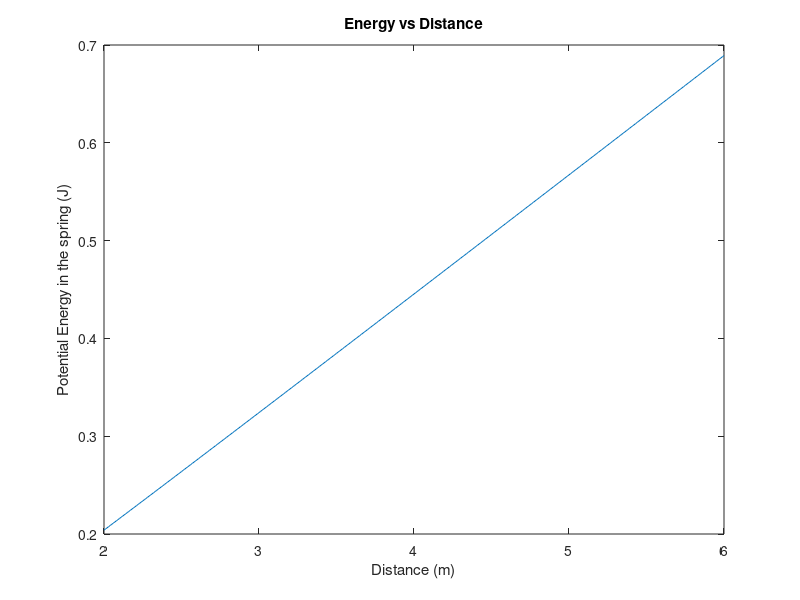
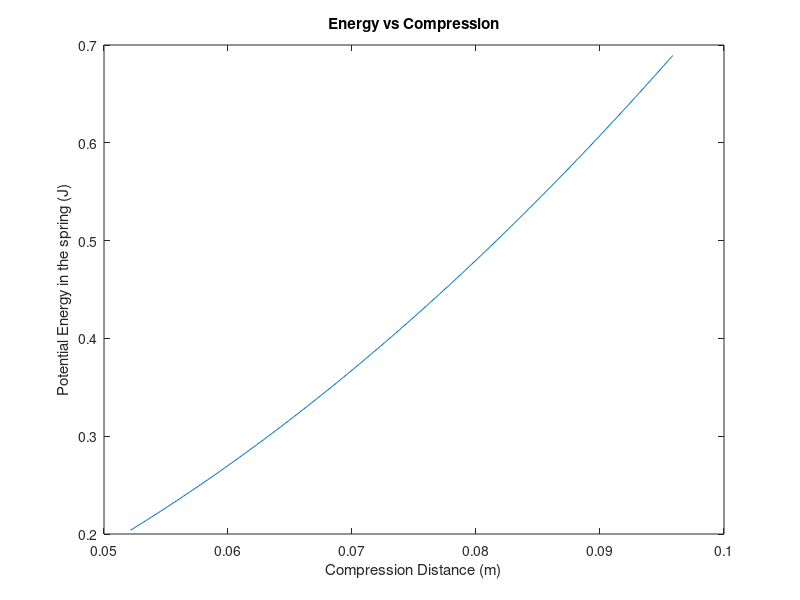
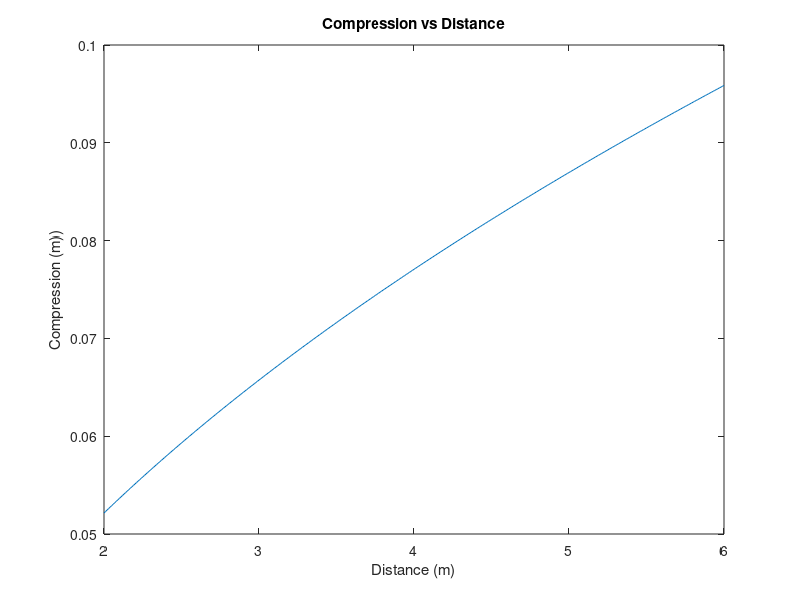

The MATLAB script that drew these images, in order:
clc
clear
close all 
%for all values of d
%independent:x 
%dependant:V
h=0.405;
Cd=0.47;
A=pi*0.02^2;
rho=1.225;
d=(2:0.01:6);
alpha=(pi/4);
V=sqrt((-4.905*d.^2)./(((-h)-(d*tan(alpha)))*(cos(alpha))^2));
y=0.405+V*sin(alpha)*(d/(V*cos(alpha)))-4.905*(d/(V*cos(alpha)).^2);
Fd=Cd*A*rho*V.^2;  
Ep=0.5*.025*(V.^2);
plot(d,Ep)
xlabel('Distance (m)')
ylabel('Potential Energy in the spring (J)')
title('Energy vs Distance')
xmax=0.1;
V_max=max(V);
k_min=0.025*((V_max^2)/(xmax^2));
k_min_mm=k_min/1000;

k=150;
if k_min<k
    x=V.*sqrt(0.025/k);
    figure 
    plot(x,Ep)
    xlabel('Compression Distance (m)')
    ylabel('Potential Energy in the spring (J)')
    title('Energy vs Compression')
    
    figure
    plot(d,x)
    xlabel('Distance (m)')
    ylabel('Compression (m))')
    title('Compression vs Distance')
elseif k_min>k 
    disp('Cannot reach the target')
end

    
